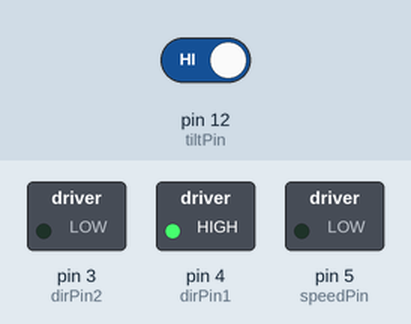
The sketch below on a simulated Arduino Uno, built with avr-gcc and run on an emulated ATmega328P. Shown: switched loads named in the sketch (green lamp = pin HIGH). Inputs (shaded band) come from the test bench; at power-on: pin 12 (tiltPin) HIGH.

Above: at 1.2 s.
1.3 s: pin 12 (tiltPin) driven LOW
At 2.4 s:
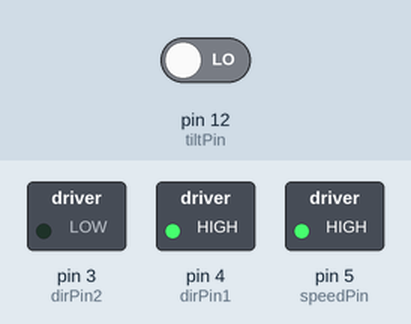
2.8 s: pin 12 (tiltPin) driven HIGH
At 3.6 s:
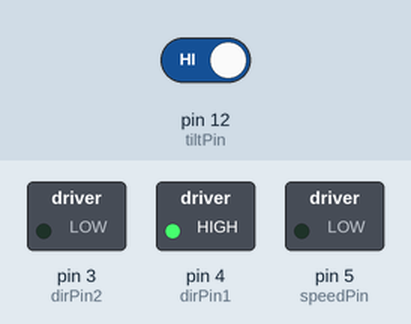
Timing chart, 0 to 5.8 s (numbered marks = the images above; inputs shaded):
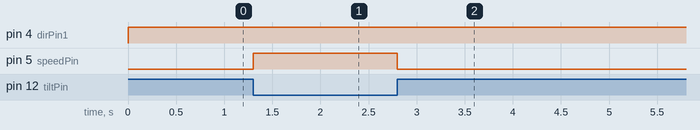

Measured:
- after the input at 1.3 s, pin 5 (speedPin): LOW → HIGH at once
- after the input at 2.8 s, pin 5 (speedPin): HIGH → LOW at once

The sketch:

38-Tilt-Motor.ino
```cpp
/**
 * Lesson 38 - Tilt Motor

 Completing the homework from previous lesson. My solution was in _homework, number 37
 */

  int speedPin = 5;
  int dirPin1 = 4;
  int dirPin2 = 3;
  int mSpeed = 255;

  int tiltPin = 12;
  int tiltVal;

void setup() {
  pinMode(speedPin, OUTPUT);
  pinMode(dirPin1, OUTPUT);
  pinMode(dirPin2, OUTPUT);

  pinMode(tiltPin, INPUT_PULLUP);
  Serial.begin(9600);
}

void loop() {
  //0 is not tilted, 1 is tilted
  digitalWrite(dirPin1, HIGH);
  digitalWrite(dirPin2, LOW);
  tiltVal = digitalRead(tiltPin);

  if(tiltVal == 0){
    analogWrite(speedPin,mSpeed);
  }
  if(tiltVal == 1){
    analogWrite(speedPin, 0);
  }

}
```
